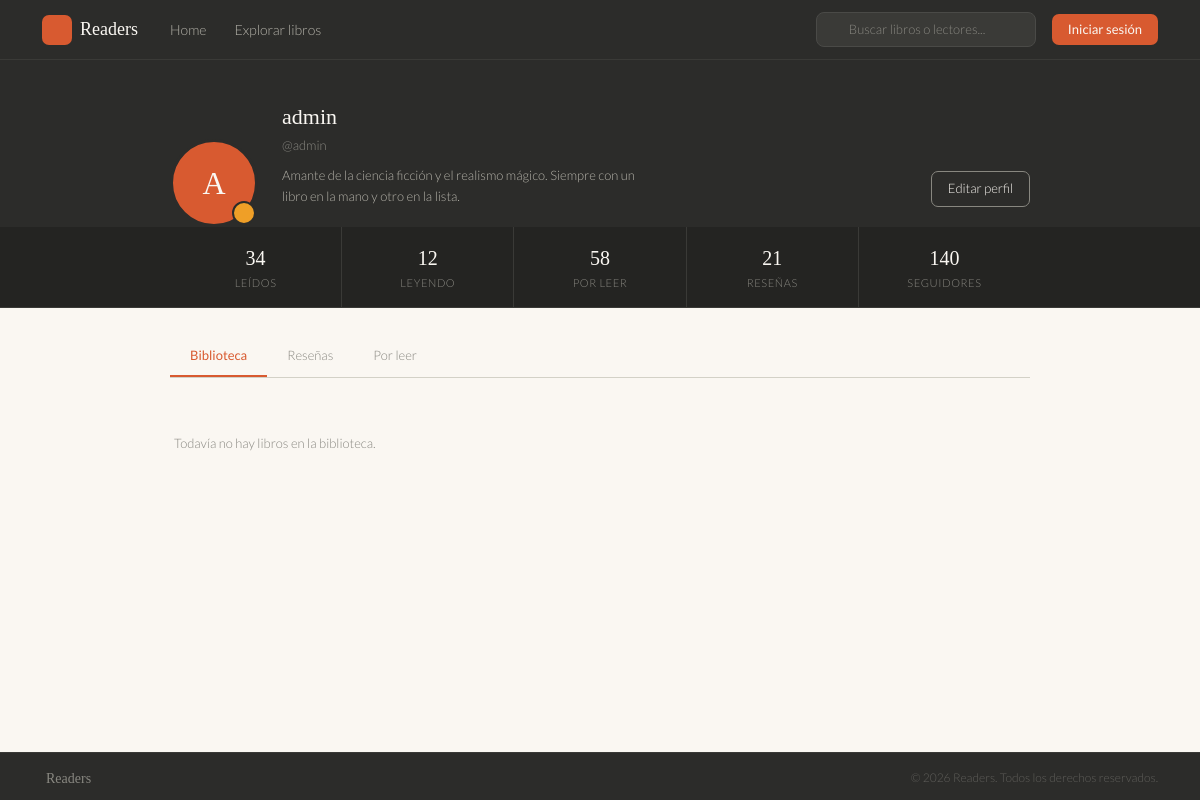
Page /profile/admin/ on the committed database.
### users/models.py (models this page shows)
class User(AbstractUser):
    pass

### users/views.py (the view)
# urls.py: path('profile/<str:username>/', profile_view, name='profile'),
def profile_view(request, username):
    user = get_object_or_404(User, username=username)
    context = {
        'profile_user': user,
        'starred_books': user.starred_books.all(),
    }
    return render(request, 'users/profile.html', context)

### users/templates/users/profile.html (shortened to what this page needs)
{% extends 'core/base.html' %}
{% load static %}
{% block content %}
<div class="profile-hero">
  <div class="profile-inner">
    <div class="avatar-wrap">
      <div class="avatar">{{ profile_user.username|first|upper }}</div>
      <div class="avatar-edit"></div>
    </div>
    <div class="profile-info">
      <div class="profile-name">{{ profile_user.get_full_name|default:profile_user.username }}</div>
      <div class="profile-username">@{{ profile_user.username }}</div>
      <div class="profile-bio">Amante de la ciencia ficción y el realismo mágico. Siempre con un libro en la mano y otro en la lista.</div>
    </div>
    <div class="profile-actions">
      <button class="btn-edit">Editar perfil</button>
    </div>
  </div>
</div>
<div class="stats-bar">
  <div class="stats-inner">
    <div class="stat"><div class="stat-n">34</div><div class="stat-l">Leídos</div></div>
    <div class="stat"><div class="stat-n">12</div><div class="stat-l">Leyendo</div></div>
    <div class="stat"><div class="stat-n">58</div><div class="stat-l">Por leer</div></div>
    <div class="stat"><div class="stat-n">21</div><div class="stat-l">Reseñas</div></div>
    <div class="stat"><div class="stat-n">140</div><div class="stat-l">Seguidores</div></div>
  </div>
</div>
<div style="background:#faf7f2;padding:0 2rem;">
  <div class="tabs">
    <div class="tab active" data-tab="biblioteca">Biblioteca</div>
    <div class="tab" data-tab="resenas">Reseñas</div>
    <div class="tab" data-tab="porLeer">Por leer</div>
  </div>
</div>
<div style="padding:0 2rem;">
  <div class="content">
    <div class="tab-panel active" id="tab-biblioteca">
      {% if starred_books %}
        <div class="starred-grid">
          {% for book in starred_books %}
            <a href="{% url 'book_detail' book.id %}" class="starred-card">
              <div class="starred-cover">
                {% if book.cover %}
                  <img src="{{ book.cover.url }}" alt="{{ book.title }}">
                {% else %}
                  <div class="starred-cover-placeholder">
                    <svg xmlns="http://www.w3.org/2000/svg" viewBox="0 0 24 24" fill="none" stroke="currentColor" stroke-width="1">
                      <path d="M4 19.5A2.5 2.5 0 0 1 6.5 17H20"/>
                      <path d="M6.5 2H20v20H6.5A2.5 2.5 0 0 1 4 19.5v-15A2.5 2.5 0 0 1 6.5 2z"/>
                    </svg>
                  </div>
                {% endif %}
              </div>
              <div class="starred-info">
                <span class="starred-title">{{ book.title }}</span>
                <span class="starred-author">{{ book.author }}</span>
              </div>
            </a>
          {% endfor %}
        </div>
      {% else %}
        <p class="starred-empty">Todavía no hay libros en la biblioteca.</p>
      {% endif %}
    </div>
  </div>
</div>
{% endblock %}

### static/css/main.css (style rules this page uses)
*, *::before, *::after { box-sizing: border-box; margin: 0; padding: 0; }
body { min-height: 100vh; background: #faf7f2; font-family: 'Lato', sans-serif; color: #2C2C2A; }
.profile-hero { background: #2C2C2A; padding: 2.5rem 2rem 0; }
.profile-inner { max-width: 860px; margin: 0 auto; display: flex; align-items: flex-end; gap: 1.5rem; }
.avatar-wrap { position: relative; flex-shrink: 0; }
.avatar { width: 88px; height: 88px; border-radius: 50%; background: #D85A30; display: flex; align-items: center; justify-content: center; font-family: 'Playfair Display', serif; font-size: 32px; color: #faf7f2; border: 3px solid #2C2C2A; }
.avatar-edit { position: absolute; bottom: 2px; right: 2px; width: 24px; height: 24px; background: #EF9F27; border-radius: 50%; display: flex; align-items: center; justify-content: center; cursor: pointer; border: 2px solid #2C2C2A; }
.profile-info { flex: 1; padding-bottom: 1.25rem; }
.profile-name { font-family: 'Playfair Display', serif; font-size: 22px; color: #faf7f2; font-weight: 400; margin-bottom: 3px; }
.profile-username { font-size: 13px; color: #888780; font-weight: 300; margin-bottom: 0.6rem; }
.profile-bio { font-size: 13px; color: #B4B2A9; font-weight: 300; line-height: 1.6; max-width: 380px; }
.profile-actions { display: flex; gap: 8px; padding-bottom: 1.25rem; flex-shrink: 0; }
.btn-edit { padding: 7px 16px; background: transparent; border: 0.5px solid #888780; border-radius: 7px; font-size: 13px; color: #faf7f2; cursor: pointer; font-family: 'Lato', sans-serif; font-weight: 300; transition: border-color 0.15s; }
.stats-bar { background: #242422; border-bottom: 0.5px solid #3A3A37; }
.stats-inner { max-width: 860px; margin: 0 auto; display: flex; }
.stat { flex: 1; padding: 1rem; text-align: center; border-right: 0.5px solid #3A3A37; }
.stat:last-child { border-right: none; }
.stat-n { font-family: 'Playfair Display', serif; font-size: 20px; color: #faf7f2; font-weight: 400; }
.stat-l { font-size: 11px; color: #888780; text-transform: uppercase; letter-spacing: 0.6px; font-weight: 300; margin-top: 2px; }
.tabs { max-width: 860px; margin: 1.75rem auto 0; display: flex; border-bottom: 0.5px solid #D3D1C7; }
.tab { padding: 0.6rem 1.25rem; font-size: 13px; color: #888780; cursor: pointer; border-bottom: 2px solid transparent; font-weight: 300; transition: color 0.15s; }
.tab.active { color: #D85A30; border-bottom-color: #D85A30; font-weight: 400; }
.content { max-width: 860px; margin: 1.5rem auto 2rem; padding: 0 0.25rem; }
.tab-panel { display: none; }
.tab-panel.active { display: block; }
:root { --ink: #1a1209; --paper: #f5f0e8; --cream: #ede7d5; --amber: #c8832a; --amber-lt: #e9a84c; --muted: #7a6e5f; --border: #d4c9b0; --shadow: rgba(26, 18, 9, 0.12); }
body { background: var(--paper); }
.starred-empty { color: #888780; font-size: 13px; font-weight: 300; padding: 2rem 0; }

### rows in the picture
User: username|first "A", get_full_name "admin", username "admin"
